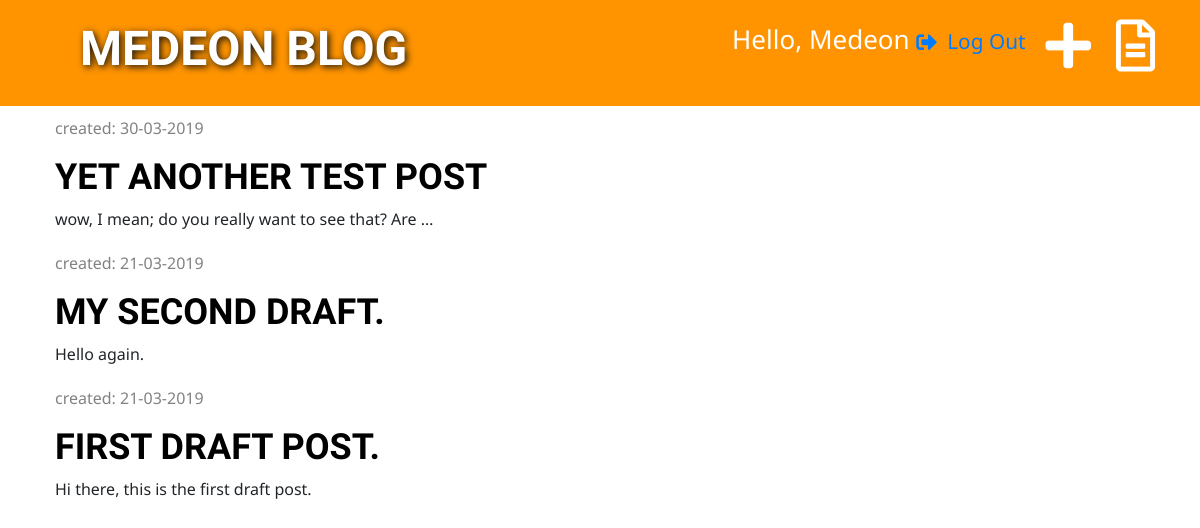
Page /drafts/ (signed in) on the earlier database version.
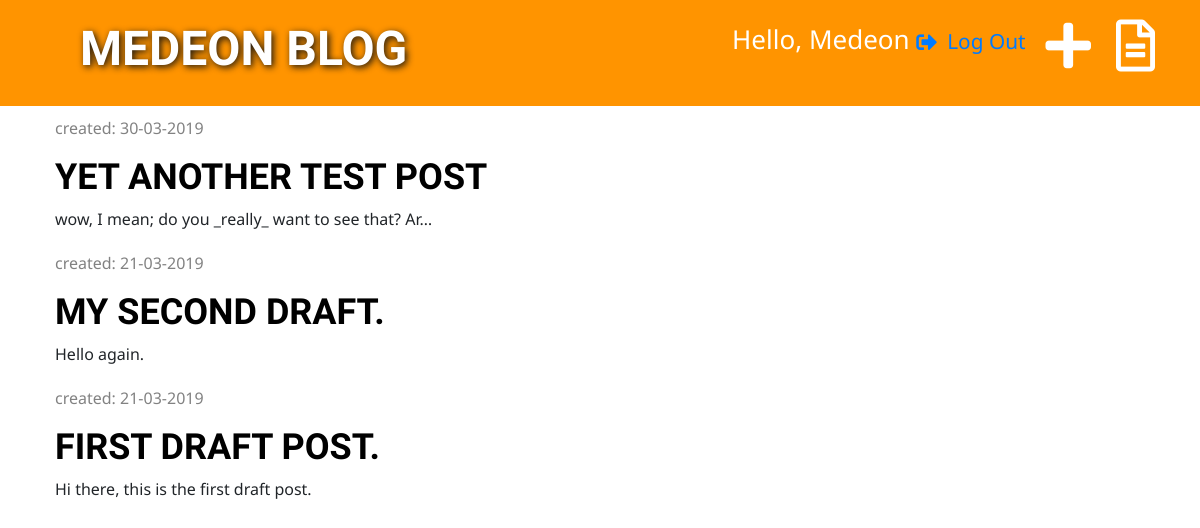
Same page on the later database version.
### blog/models.py (models this page shows, shortened)
class Post(models.Model):
    author = models.ForeignKey('auth.User', on_delete=models.CASCADE)
    title = models.CharField(max_length=200)
    text = models.TextField()
    created_date = models.DateTimeField(default=timezone.now)
    published_date = models.DateTimeField(blank=True, null=True)

### blog/views.py (the view)
# urls.py: path('drafts/', views.post_draft_list, name='post_draft_list'),
@login_required(login_url='/accounts/login')
def post_draft_list(request):
    posts = Post.objects.filter(published_date__isnull=True).order_by('-created_date')
    context_dictionary = {'posts': posts}
    return render(request, 'blog/post_draft_list.html', context_dictionary)

### blog/templates/blog/post_draft_list.html (shortened to what this page needs)
{% extends 'blog/base.html' %}
{% block content %}
    {% for post in posts %}
        <div class="post">
            <p class="date">created: {{ post.created_date|date:'d-m-Y' }}</p>
            <h1><a href="{% url 'post_detail' pk=post.pk %}">{{ post.title }}</a></h1>
            <p>{{ post.text|truncatechars:50 }}</p>
        </div>
    {% endfor %}
{% endblock %}

Differences in the rows shown:
changed Post "YET ANOTHER TEST POST": text "wow, I mean; do you really want to see that? Are …" → "wow, I mean; do you _really_ want to see that? Ar…"
